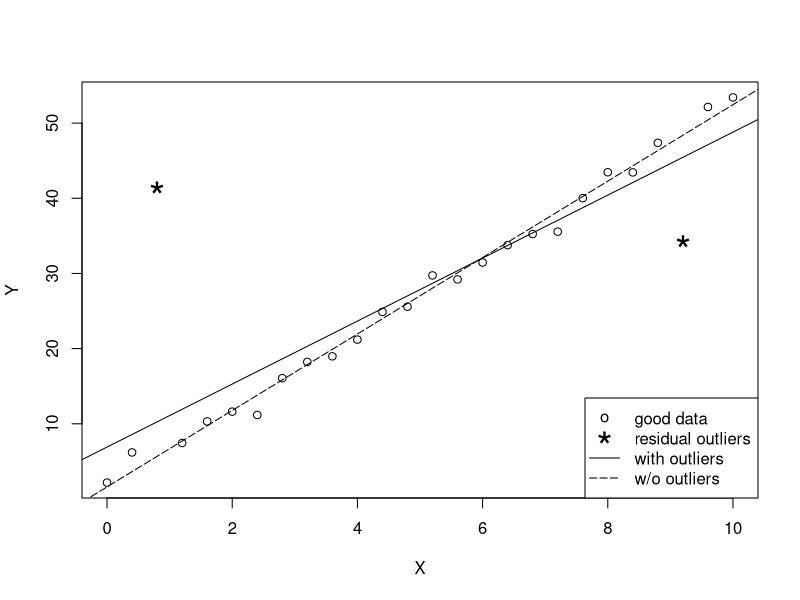

This chart was generated by the following R code:

set.seed("9847725")
x=seq(0,10,by=.4)
n = length(x)
y = 2 + 5*x + rnorm(n)
ind = c(3,24)
y[ind[1]] = y[ind[1]] + 35
y[ind[2]] = y[ind[2]] - 15

postscript("regression_outliers.ps",width=6,height=5)
plot(x[-ind],y[-ind],xlab="X",ylab="Y")
points(x[ind],y[ind],pch="*",cex=2.5)
abline(lm(y~x))
abline( lm(y[-ind]~x[-ind]),lty=5)
legend("bottomright",c("good data","residual outliers","with outliers",
   "w/o outliers"),
   pch=c("o","*",NA,NA),lty=c(NA,NA,1,5),pt.cex=c(1,2.5,1,1))
graphics.off()
